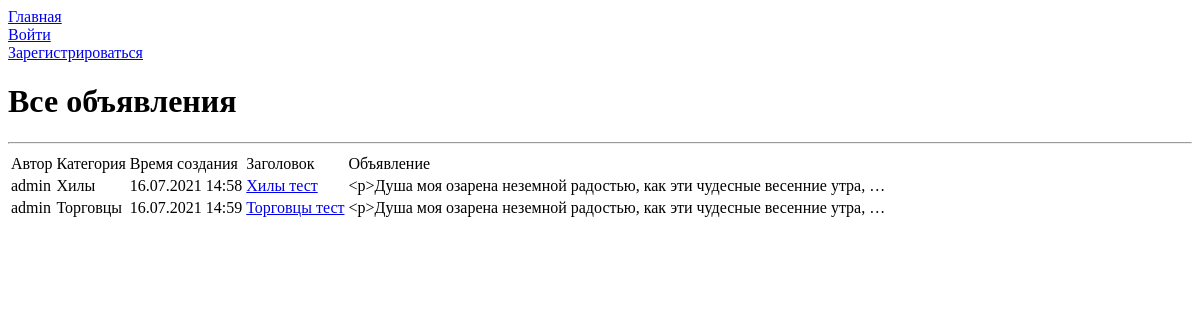
Page /board/ on the earlier database version.
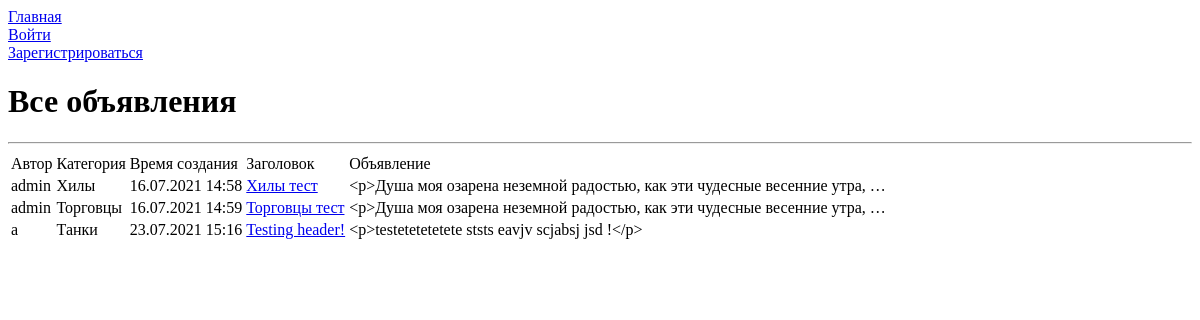
Same page on the later database version.
### board/models.py (models this page shows, shortened)
class Ad(models.Model):
    user_id = models.ForeignKey(auth.get_user_model(),
                                on_delete=models.CASCADE)
    category_id = models.ForeignKey(Category, on_delete=models.CASCADE)
    header = models.CharField(max_length=255)
    ad = RichTextUploadingField(default='')
    creation_time = models.DateTimeField(auto_now_add=True)

class Category(models.Model):
    name = models.CharField(max_length=255, unique=True)
    def __str__(self):
        return self.name

### board/views.py (the view)
# urls.py: path('', AdList.as_view(), name='ad_list_view'),
class AdList(ListView):
    model = Ad
    template_name = "ad_list.html"
    context_object_name = 'ads'

### templates/ad_list.html (shortened to what this page needs)
{% extends 'flatpages/default.html' %}
{% block body %}
    <h1>Все объявления</h1>
    <hr>
    {% if ads %}
        <table>
            <thead>
                <tr>
                    <td>
                        Автор
                    </td>
                    <td>
                        Категория
                    </td>
                    <td>
                        Время создания
                    </td>
                    <td>
                        Заголовок
                    </td>
                    <td>
                        Объявление
                    </td>
                </tr>
            </thead>
            {% for ad in ads %}
                <tr>
                    <td>
                        {{ ad.user_id }}
                    </td>
                    <td>
                        {{ ad.category_id }}
                    </td>
                    <td>
                        {{ ad.creation_time|date:'d.m.Y G:i' }}
                    </td>
                    <td>
                        <a href="{% url 'ad_detail_view' ad.id %}">{{ ad.header|truncatechars:50 }}</a>
                    </td>
                    <td>
                        {{ ad.ad|truncatewords:10 }}
                    </td>
                </tr>
            {% endfor %}
        </table>
    {% else %}
        <h2>Нет объявлений!</h2>
    {% endif %}
{% endblock body %}

Differences in the rows shown:
added Ad: user_id "a", category_id "Танки", creation_time "23.07.2021 15:16", header "Testing header!", ad "<p>testetetetetete ststs eavjv scjabsj jsd !</p>"
